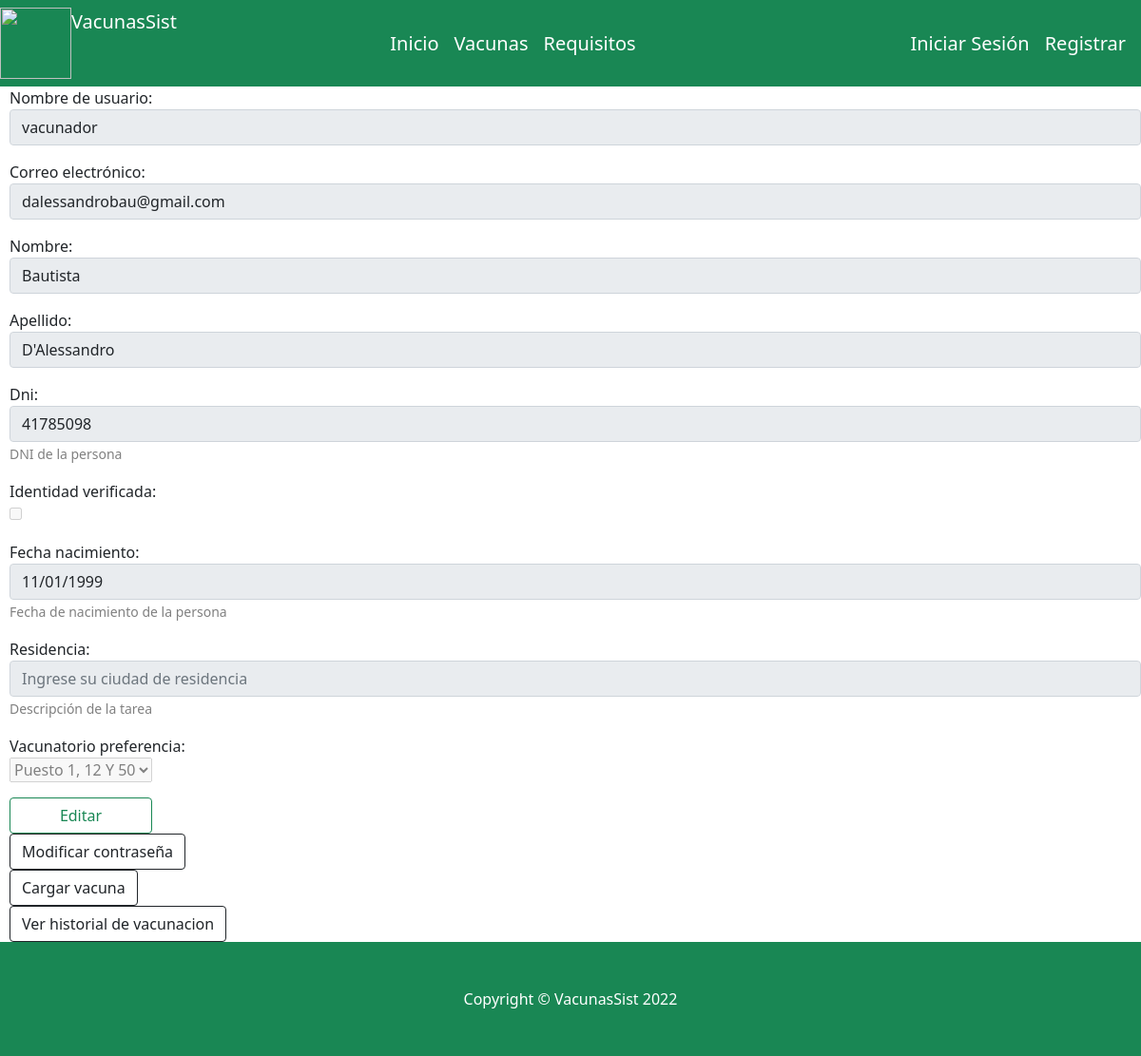
/ver_perfil_usuario/1/, run on an earlier commit of the app's database.
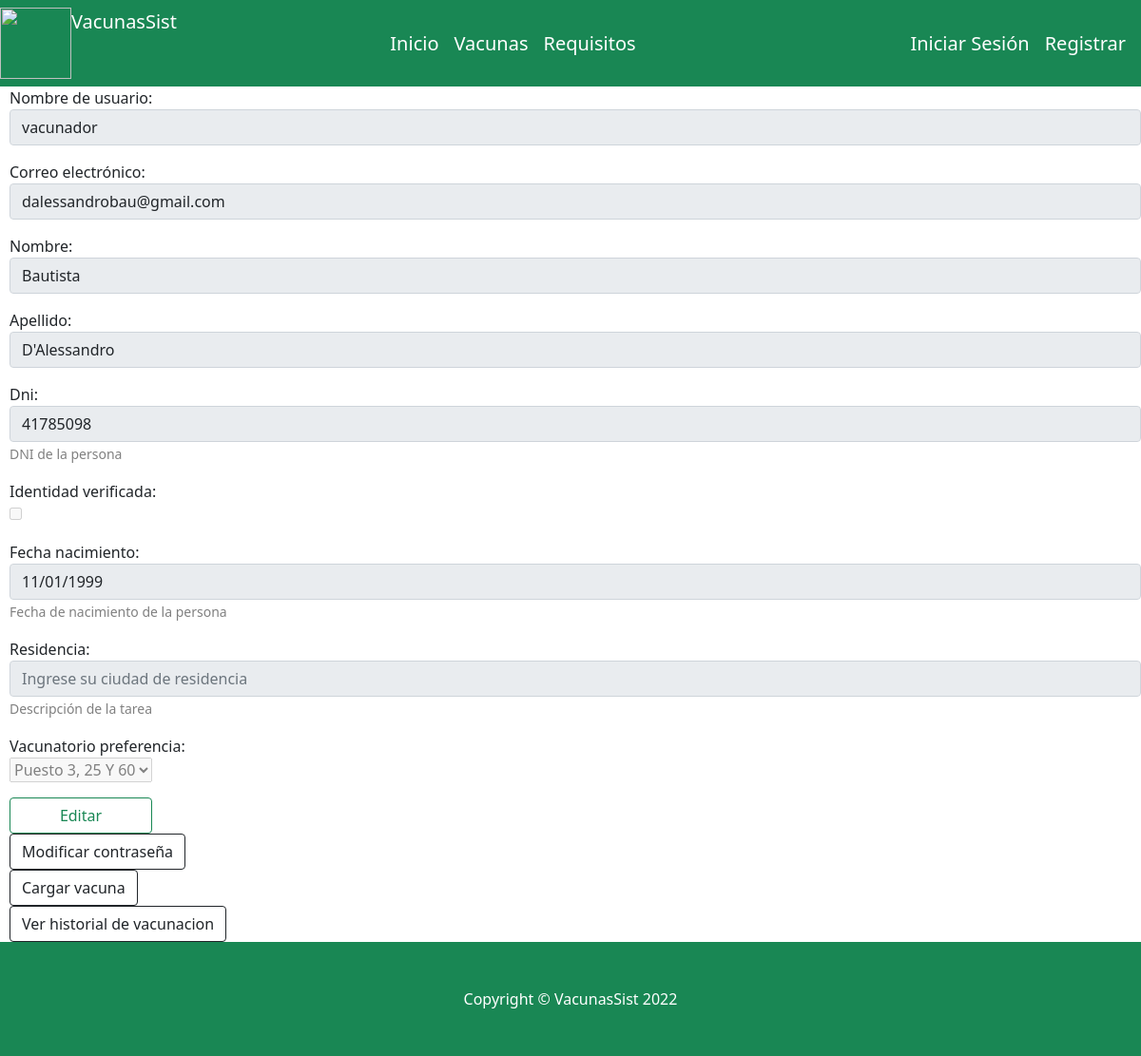
And on a later commit of the database.
### website/models.py (models this page shows)
class Usuario(AbstractBaseUser):
    username =models.CharField('Nombre de usuario', unique=True, max_length=100)
    email = models.EmailField('Correo electrónico', max_length=254, unique=True)
    nombre = models.CharField('Nombre', max_length=254)
    apellido = models.CharField('apellido', max_length=254)
    dni=models.IntegerField(help_text="DNI de la persona", unique=True)
    fecha_nacimiento= models.DateField(help_text="Fecha de nacimiento de la persona")
    residencia = models.TextField(help_text="Descripción de la tarea", null=True)
    vacunatorio_preferencia =models.ForeignKey(Vacunatorio, on_delete=models.CASCADE,null=True)
    fecha_creacion = models.DateTimeField(auto_now_add=True)
    identidad_verificada=models.BooleanField(default=False)
    es_vacunador = models.BooleanField(default=False)
    es_administrador = models.BooleanField(default=False)
    telefono = models.IntegerField(blank=True, null=True)
    direccion = models.CharField(max_length=15, null=True)
    objects= UsuarioManager()
    USERNAME_FIELD = 'username'
    REQUIRED_FIELDS = ['email','nombre', 'apellido','dni', 'fecha_nacimiento']

### website/views.py (the view)
# urls.py: path('ver_perfil_usuario/<int:usuario_id>/',views.verPerfilUsuario, name="ver_perfil_usuario"),
def verPerfilUsuario(request, usuario_id):
        print("entre")
        try:
            usuario=Usuario.objects.get(id=usuario_id)
            usuario_form=UpdateUsuarioForm(instance = usuario)
            usuario_form=usuario_form.deshabilitarCamposVacunador()
            id_usuario=usuario.id
            if not usuario:
                messages.error(request, "No se encontró un usuario con ese DNI")
            return render(request, "website/verPerfil.html",{"usuario_form": usuario_form, 'id_usuario':id_usuario })
        except Exception as e:
            print(repr(e))
            messages.error(request, "No se encontró un usuario con ese DNI")
            return render(request, "website/index.html",)

### website/forms.py (called while the page is built)
    def deshabilitarCamposVacunador(self):
            print(' if verificado')
            self.fields['username'].widget.attrs.update({'disabled': True})
            self.fields['residencia'].widget.attrs.update({'disabled': True})
            self.fields['vacunatorio_preferencia'].widget.attrs.update({'disabled': True})
            self.fields['identidad_verificada'].widget.attrs.update({'disabled': True})
            self.fields['dni'].widget.attrs.update({'readonly': True})
            self.fields['email'].widget.attrs.update({'readonly': True})
            self.fields['fecha_nacimiento'].widget.attrs.update({'readonly': True})
            self.fields['nombre'].widget.attrs.update({'readonly': True})
            self.fields['apellido'].widget.attrs.update({'readonly': True})
            return self

### website/models.py (called while the page is built)
    def __str__(self):
           return self.nombre + self.ubicacion

### website/templates/website/verPerfil.html (shortened to what this page needs)
{% extends "website/layout.html" %}
{% block body %}
<div style="margin-left: 10px; ">
    <form method="post">
        <div class="form-group">
          {% for campo in usuario_form %}
            <p>
              {{ campo.label_tag }}<br>
              {{ campo }}
              {% if campo.help_text %}
                <small style="color: grey">{{ campo.help_text }}</small>
              {% endif %}
            </p>
          {% endfor %}
          {% if not request.user.es_vacunador %}
            {% if not request.user.es_administrador %}
                <input  class="btn btn-outline-success"  type="submit" value="Editar" style="width: 150px;">
                <div class="nav-item"><a class="btn btn-outline-dark mt-auto" href="{% url 'modificar_password' %}">Modificar contraseña</a></div>
                <div class="nav-item"><a class="btn btn-outline-dark mt-auto" href="{% url 'cargar_vacuna' %}">Cargar vacuna</a></div>
              </div>
            {% endif%}
          {% endif%}
          <div class="nav-item"><a class="btn btn-outline-dark mt-auto" href="{% url 'ver_historial_vacunacion' id_usuario %}">Ver historial de vacunacion</a></div>
        </div>
{% endblock %}

### website/templates/website/layout.html (shortened to what this page needs)
{% load static %}
<!DOCTYPE html>
<html lang="en">
    <head>
        <link href="https://cdn.jsdelivr.net/npm/bootstrap-icons@1.4.1/font/bootstrap-icons.css" rel="stylesheet" />
        <link href="{% static 'css/styles.css' %}" rel="stylesheet" />
    </head>
    <body>
        <nav class="navbar navbar-expand-md navbar-white bg-success">
            <div class="navbar-collapse collapse w-75 order-1 order-md-0 dual-collapse2">
                <ul class="navbar-nav mr-auto">
                    <li class="nav-item active">
                        <IMG href="{% url 'index' %}"style="text-align: left;" src="https://i.imgur.com/zGzig89.png" width=75 height=75>
                    </li>
                    <li class="nav-item">
                        <a class="navbar-brand" style="color:white" href="{% url 'index' %}">VacunasSist</a>
                    </li>
                </ul>
            </div>
            <div class="mx-auto w-100 ">
                <ul class="navbar-nav mr-auto mx-auto">
                    <li class="nav-item"><a class="navbar-brand " style="color:white" href="{% url 'index' %}">Inicio</a></li>
                    {% if not request.user.es_vacunador  and not request.user.es_administrador %}
                        <li class="nav-item"><a class="navbar-brand " style="color:white" href="{% url 'informacion_vacuna' %}">Vacunas</a></li>
                        <li class="nav-item"><a class="navbar-brand " style="color:white" href="{% url 'requisitos_vacunas' %}">Requisitos</a></li>
                    {% endif %}
                </ul>
            </div>
            <div class="me-auto order-0 navbar-collapse collapse order-1 dual-collapse2" style="text-align: right;">
                <ul class="navbar-nav ml-auto">
                    {% if request.user.is_authenticated %}
                        <a class="nav-item"><a class="navbar-brand" style="color:white" href="{% url 'logout' %}">Logout</a>
                    {% else %}
                        <li class="nav-item"><a class="navbar-brand" style="color:white" href="{% url 'login' %}">Iniciar Sesión</a></li>
                        <li class="nav-item"><a class="navbar-brand" style="color:white" href="{% url 'register' %}">Registrar</a></li>
                    {% endif %}
                </ul>
            </div>
        </nav>
        {% block body %}
        {% endblock %}
        <footer class="py-5 bg-success">
            <div class="container px-5"><p class="m-0 text-center text-white">Copyright &copy; VacunasSist 2022</p></div>
        </footer>
    </body>
</html>

What changed in the data, as far as the page shows it:
changed Usuario "vacunador": vacunatorio_preferencia "Puesto 1, 12 Y 50" → "Puesto 3, 25 Y 60"
